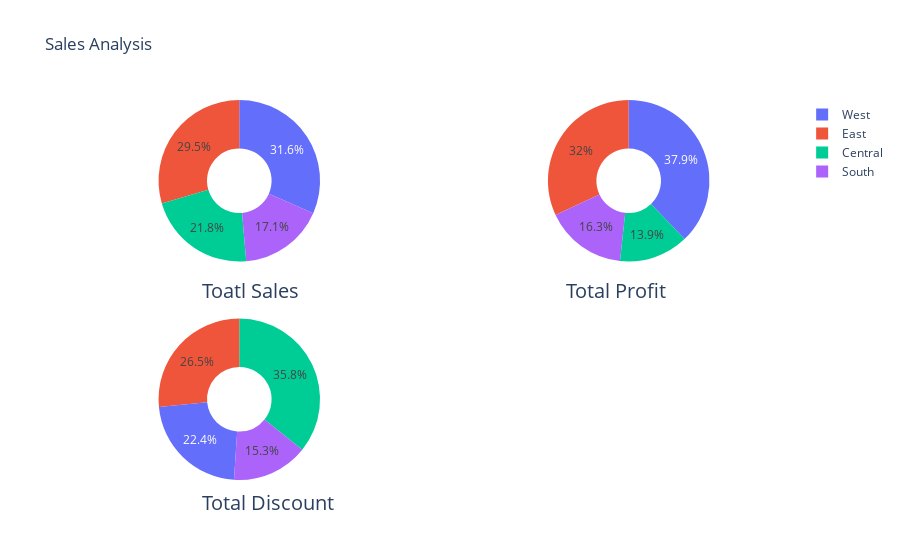

Write notebook code for a chart like this one.
### Markdown cell above
#### Total Analysis

### Code cell
Total_region=data.groupby(['Region'])['Region','Sales','Profit','Discount'].sum().sort_values('Region',ascending=False).reset_index()


fig = make_subplots(rows=2, cols=2, specs=[[{'type':'domain'}, {'type':'domain'}],[{'type':'domain'}, {'type':'domain'}]])
fig.add_trace(go.Pie(labels=Total_region['Region'], values=Total_region['Sales'], name="Total Sales"),
              1, 1)
fig.add_trace(go.Pie(labels=Total_region['Region'], values=Total_region['Profit'], name="Total Profit"),
              1, 2)

fig.add_trace(go.Pie(labels=Total_region['Region'], values=Total_region['Discount'], name="Total Discount"),
              2, 1)


# Use `hole` to create a donut-like pie chart
fig.update_traces(hole=.4, hoverinfo="label+percent+name")

fig.update_layout(
    title_text="Sales Analysis",
    # Add annotations in the center of the donut pies.
    annotations=[dict(text='Toatl Sales', x=0.17, y=0.5, font_size=20, showarrow=False),
                 dict(text='Total Profit', x=0.83, y=0.5, font_size=20, showarrow=False),
                 dict(text='Total Discount', x=0.17, y=-0.1, font_size=20, showarrow=False),
                 dict(text='', x=0.83, y=-0.1, font_size=20, showarrow=False)])
fig.show()

### Figure 1 — Plotly figure (JSON) as saved in the notebook; plotly's stock layout.template omitted (floating-point values rounded to 4 significant figures)
{"data": [{"domain": {"x": [0, 0.45], "y": [0.575, 1]}, "hole": 0.4, "hoverinfo": "label+percent+name", "labels": ["West", "South", "East", "Central"], "name": "Total Sales", "type": "pie", "values": [725500.0, 391700.0, 678800.0, 501200.0]}, {"domain": {"x": [0.55, 1], "y": [0.575, 1]}, "hole": 0.4, "hoverinfo": "label+percent+name", "labels": ["West", "South", "East", "Central"], "name": "Total Profit", "type": "pie", "values": [108400.0, 46750.0, 91520.0, 39710.0]}, {"domain": {"x": [0, 0.45], "y": [0, 0.425]}, "hole": 0.4, "hoverinfo": "label+percent+name", "labels": ["West", "South", "East", "Central"], "name": "Total Discount", "type": "pie", "values": [350.2, 238.5, 414.0, 558.3]}], "layout": {"annotations": [{"font": {"size": 20}, "showarrow": false, "text": "Toatl Sales", "x": 0.17, "y": 0.5}, {"font": {"size": 20}, "showarrow": false, "text": "Total Profit", "x": 0.83, "y": 0.5}, {"font": {"size": 20}, "showarrow": false, "text": "Total Discount", "x": 0.17, "y": -0.1}, {"font": {"size": 20}, "showarrow": false, "text": "", "x": 0.83, "y": -0.1}], "title": {"text": "Sales Analysis"}}}
